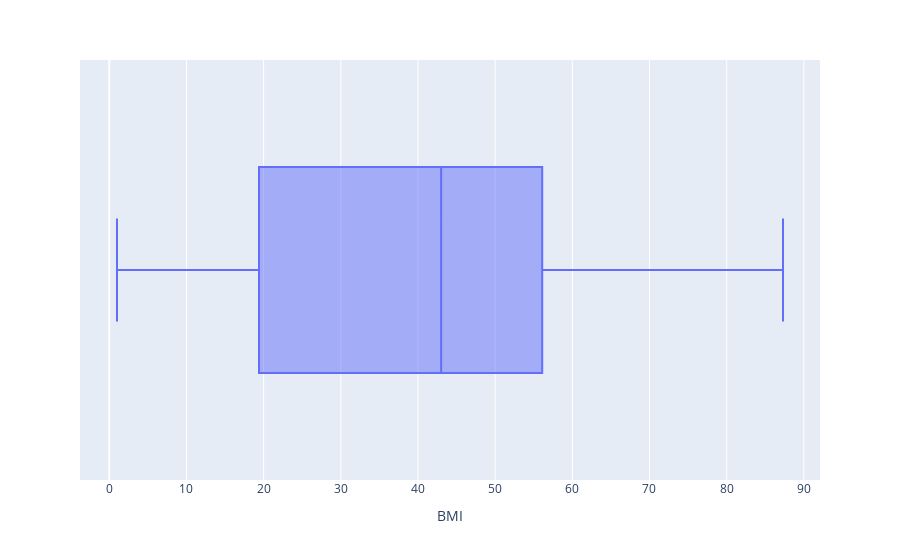

The notebook cell saved with this chart:
### Markdown cell above
## Task 2: Data visualization and exploration (15 pts.)

It is also important to visualize first the basic properties of the data by simply looking at it. (It is crucial for accurate modeling and analysis).
Here, we will simply produce boxplots as one dimensional summary plots of a few variables, and then assess some of the interaction between the variables with a pair plot. Exploratory data analysis of such a data set could be possible but would require a complete separate project. 

### Boxplots as a visualization tool

Use boxplots to summarize the distributions for the variables `Life Expectancy`, `BMI`, and `GDP`. 

You should observe a few number of outliers for `Life Expectancy` and `GDP`. Have a look at the properties of the outliers and characterize them rapidly.

### Code cell
# Boxplot to detect outliers
import plotly.express as px

fig = px.box(data_filled, x="BMI")
fig.show()

### Expected boxplot

### Figure 1 — Plotly figure (JSON) as saved in the notebook; plotly's stock layout.template omitted (floating-point values rounded to 4 significant figures; data arrays with more than 128 entries replaced by an {"elided": "..."} marker saying what was removed)
{"data": [{"alignmentgroup": "True", "hovertemplate": "BMI=%{x}<extra></extra>", "legendgroup": "", "marker": {"color": "#636efa"}, "name": "", "notched": false, "offsetgroup": "", "orientation": "h", "showlegend": false, "type": "box", "x": {"elided": "2938 float values"}, "x0": " ", "xaxis": "x", "y0": " ", "yaxis": "y"}], "layout": {"boxmode": "group", "legend": {"tracegroupgap": 0}, "margin": {"t": 60}, "xaxis": {"anchor": "y", "domain": [0, 1], "title": {"text": "BMI"}}, "yaxis": {"anchor": "x", "domain": [0, 1]}}}
